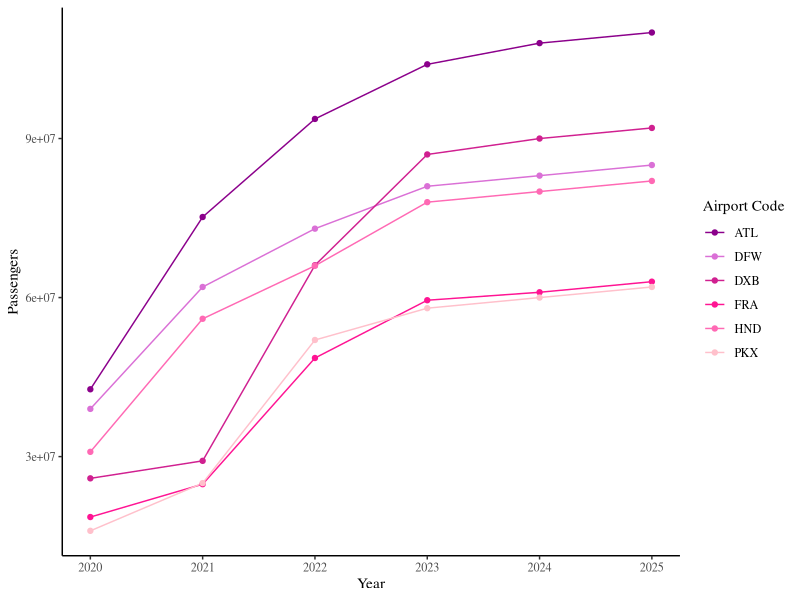
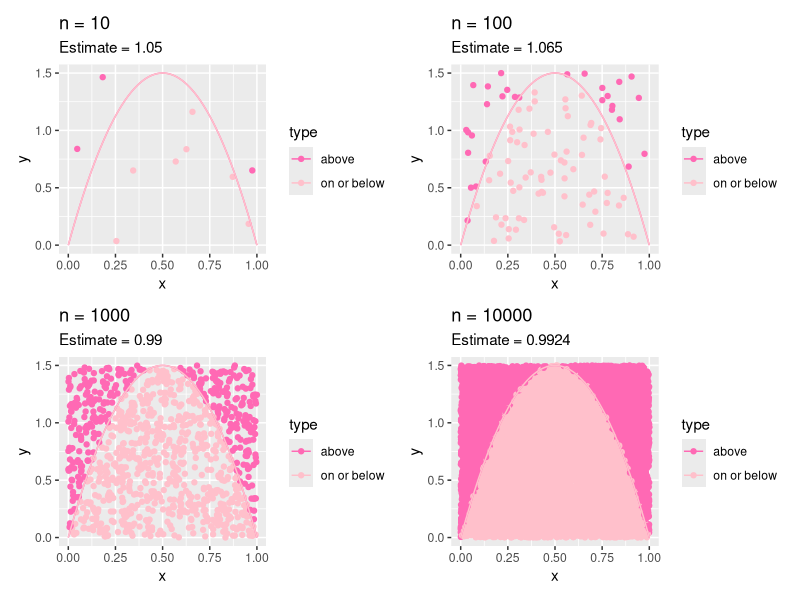

Write R code to recreate these figures, in order.
## ---- chunk 1
#| label: tbl-busiestAirportsTable
#| tbl-pos: "H"
#| tbl-width: 5
#| tbl-cap: "Busiest Airports Table"
#| echo: false
#| message: false
#| warning: false

library(dplyr)
library(tidyr)
library(knitr)

atl <- data.frame(
  airport = "Hartsfield-Jackson Atlanta International Airport",
  code = "ATL",
  year = c(2020, 2021, 2022, 2023, 2024, 2025),
  passengers = c(42700000, 75200000, 93700000, 104000000, 108000000, 110000000)
)
fra <- data.frame(
  airport = "Frankfurt Airport",
  code = "FRA",
  year = c(2020, 2021, 2022, 2023, 2024, 2025),
  passengers = c(18600000, 24800000, 48600000, 59500000, 61000000, 63000000)
)
pkx <- data.frame(
  airport = "Beijing Daxing International Airport",
  code = "PKX",
  year = c(2020, 2021, 2022, 2023, 2024, 2025),
  passengers = c(16000000, 25000000, 52000000, 58000000, 60000000, 62000000)
)
dxb <- data.frame(
  airport = "Dubai International Airport",
  code = "DXB",
  year = c(2020, 2021, 2022, 2023, 2024, 2025),
  passengers = c(25900000, 29200000, 66100000, 87000000, 90000000, 92000000)
)
hnd <- data.frame(
  airport = "Tokyo Haneda Airport",
  code = "HND",
  year = c(2020, 2021, 2022, 2023, 2024, 2025),
  passengers = c(30900000, 56000000, 66000000, 78000000, 80000000, 82000000)
)
dfw <- data.frame(
  airport = "Dallas Fort Worth International Airport",
  code = "DFW",
  year = c(2020, 2021, 2022, 2023, 2024, 2025),
  passengers = c(39000000, 62000000, 73000000, 81000000, 83000000, 85000000)
)
airports_clean <- bind_rows(atl, fra, pkx, dxb, hnd, dfw)

airports_table <- airports_clean |>
  select(code, year, passengers) |>
  pivot_wider(
    names_from = year,
    values_from = passengers
    )

kable(airports_table)
## ---- chunk 2
#| label: fig-busiestAirportsPlot
#| fig-pos: "H"
#| fig-width: 5
#| fig-cap: "Busiest Airports Plot/Graph"
#| echo: false
#| message: false
#| warning: false

library(ggplot2)
airports_clean |>
  ggplot(aes(x = year, y = passengers, color = code)) +
  geom_line() +
  geom_point() +
  scale_color_manual(values = c("ATL" = "darkmagenta", "DFW" = "orchid",
                                "DXB" = "violetred", "FRA" = "deeppink",
                                "HND" = "hotpink", "PKX" = "pink")) +
  theme_classic(base_family = "serif") + labs(x = "Year",
                                              y = "Passengers",
                                              color = "Airport Code")
## ---- chunk 3
#| label: fig-monteCarloPlot
#| fig-pos: "H"
#| fig-width: 12
#| fig-height: 8
#| fig-cap: "Monte Carlo Numeric Integration Plot/Graph"
#| echo: false
#| message: false
#| warning: false

library(ggplot2)
library(patchwork)

monte_carlo_points <- function(n, xmin, xmax, ymin, ymax) {
  x <- runif(n, xmin, xmax)
  y <- runif(n, ymin, ymax)
  data.frame(x = x, y = y)
}

make_plot <- function(n) {
  df <- monte_carlo_points(n, 0, 1, 0, 1.5)
  df$f <- dbeta(df$x, shape1 = 2, shape2 = 2)
  df$type <- ifelse(df$y <= df$f, "on or below", "above")
  area <- 1 * 1.5
  estimate <- area * (sum(df$type == "on or below") / n)
  ggplot(df, aes(x, y, color = type)) +
    geom_point() +
    stat_function(
      fun = dbeta,
      args = list(shape1 = 2, shape2 = 2),
      xlim = c(0, 1)
   ) +
    scale_color_manual(values = c("on or below" = "pink",
                                  "above" = "hotpink"
    )) +
    labs(
      title = paste("n =", n),
      subtitle = paste("Estimate =", round(estimate, 4)),
      x = "x",
      y = "y",
      type = "Point Type"
      )
}

plot10 <- make_plot(10)
plot100 <- make_plot(100)
plot1000 <- make_plot(1000)
plot10000 <- make_plot(10000)

plot10 + plot100 + plot1000 + plot10000
